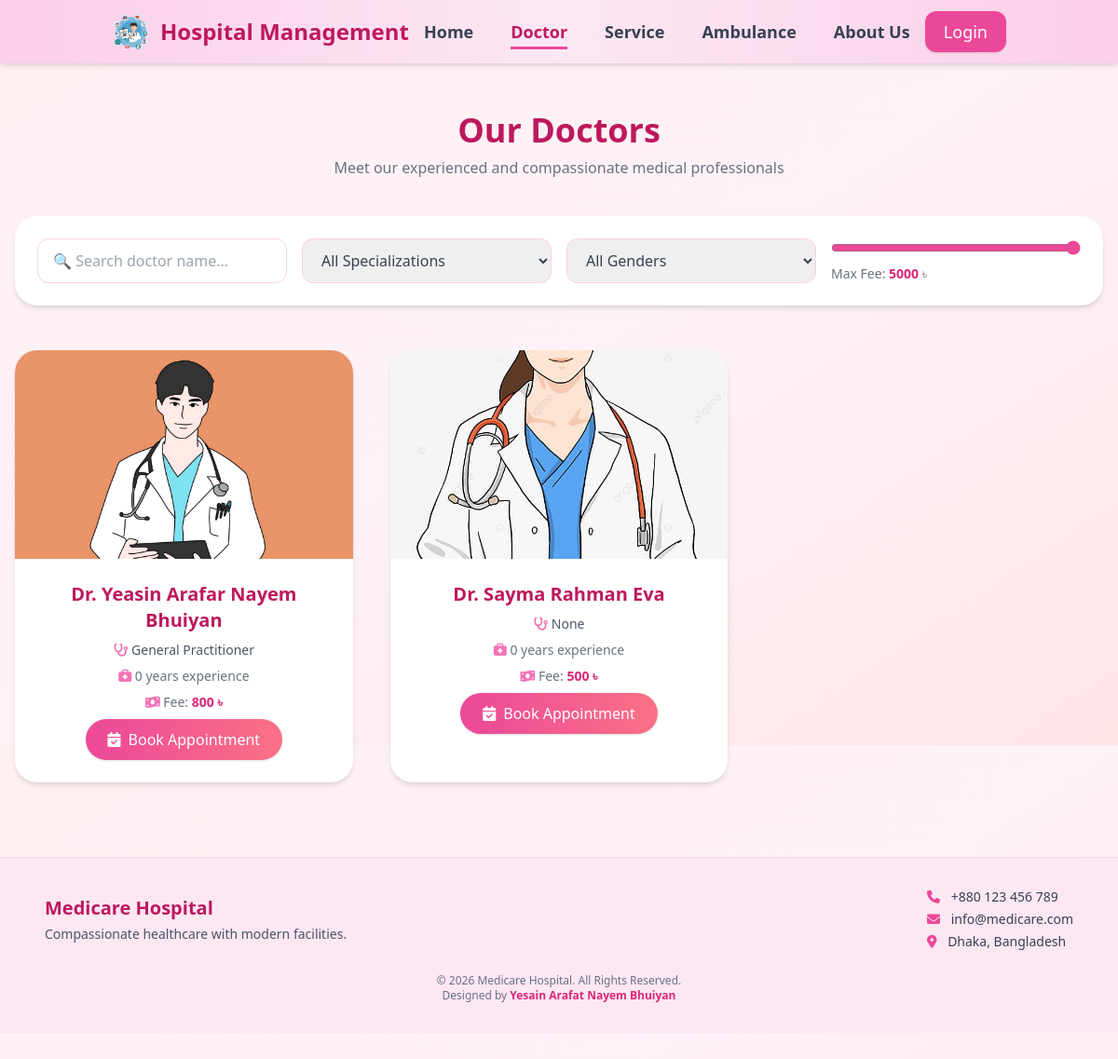
The app's page /doctorinfo/ with its own data.
### doctors/models.py (models this page shows, shortened)
class DoctorProfile(models.Model):
    gender = models.CharField(
    max_length=10,
    choices=[("Male", "Male"), ("Female", "Female"), ("Other", "Other")],
    blank=True,
    null=True
    )
    user = models.OneToOneField(UserProfile, on_delete=models.CASCADE)
    specialization = models.CharField(max_length=500, blank=True, null=True)
    highest_qualification = models.CharField(max_length=500, blank=True, null=True)
    license = models.CharField(max_length=100, blank=True, null=True)
    experience_years = models.PositiveIntegerField(default=0)
    expertise_areas = models.TextField(blank=True, null=True)
    specialized_treatments = models.TextField(blank=True, null=True)
    biography = models.TextField(blank=True, null=True)
    profile_pic = models.ImageField(upload_to="doctor_profiles/", blank=True, null=True)
    address = models.CharField(max_length=255, blank=True, null=True)
    visit_fee = models.CharField(max_length=50, blank=True, null=True)

### accounts/models.py (models this page shows, shortened)
class UserProfile(models.Model):
    USER_TYPE_CHOICES = (('patient', 'Patient'), ('doctor', 'Doctor'))
    username = models.CharField(max_length=150, unique=True)
    current_role = models.CharField(max_length=20, choices=[("doctor","Doctor"),("patient","Patient")], default="patient")
    email = models.EmailField(unique=True)
    name = models.CharField(max_length=255)
    password = models.CharField(max_length=256)
    user_type = models.CharField(max_length=10, choices=USER_TYPE_CHOICES)
    phone = models.CharField(max_length=15, blank=True, null=True)
    age = models.IntegerField(blank=True, null=True)
    address = models.TextField(blank=True, null=True)
    specialization = models.CharField(max_length=100, blank=True, null=True)
    license = models.CharField(max_length=50, blank=True, null=True)
    gender = models.CharField(max_length=10, blank=True, null=True)
    blood_group = models.CharField(max_length=3, blank=True, null=True)
    bio = models.TextField(blank=True, null=True)
    profile_pic = models.ImageField(upload_to="profiles/", blank=True, null=True)
    created_at = models.DateTimeField(auto_now_add=True)
    visit_fee = models.CharField(max_length=50, blank=True, null=True)
    objects = UserManager()

### HospitalManagment/views.py (the view)
# urls.py: path('doctorinfo/', views.doctorpage, name='DoctorInfo'),
def doctorpage(request):
    doctors = DoctorProfile.objects.select_related("user").all()
    return render(request, "doctor.html", {"doctors": doctors})

### doctors/context_processors.py (called while the page is built)
def doctor_context(request):
    user_id = request.session.get("user_id")
    if not user_id:
        return {}
    try:
        doctor = UserProfile.objects.get(id=user_id, user_type="doctor")
        return {"doctor": doctor}
    except UserProfile.DoesNotExist:
        return {}

### patients/context_processors.py (called while the page is built)
def patient_context(request):
    user_id = request.session.get("user_id")
    if not user_id:
        return {}
    try:
        patient = UserProfile.objects.get(id=user_id, user_type="patient")
        return {"patient": patient}
    except UserProfile.DoesNotExist:
        return {}

### templates/doctor.html (shortened to what this page needs)
{% load static %}
<!DOCTYPE html>
<html lang="en">
<head>
  <script src="https://cdn.tailwindcss.com"></script>
  <link
    rel="stylesheet"
    href="https://cdnjs.cloudflare.com/ajax/libs/font-awesome/6.4.2/css/all.min.css"
  />
</head>
<body class="bg-gradient-to-br from-rose-50 via-pink-50 to-rose-100 min-h-screen text-gray-700">
{% include "nav.html" %}
<header class="mt-20 text-center py-10">
  <h1 class="text-4xl font-bold text-pink-700">Our Doctors</h1>
  <p class="text-gray-500 mt-2">
    Meet our experienced and compassionate medical professionals
  </p>
</header>
<main class="max-w-7xl mx-auto px-4 pb-20">
<div class="bg-white rounded-3xl shadow-md p-6 mb-12">
  <div class="grid grid-cols-1 md:grid-cols-4 gap-4">
    <input
      type="text"
      id="searchInput"
      placeholder="🔍 Search doctor name..."
      class="w-full px-4 py-2 border border-pink-200 rounded-xl focus:ring-2 focus:ring-pink-300"
    />
    <select id="specializationFilter"
      class="w-full px-4 py-2 border border-pink-200 rounded-xl">
      <option value="">All Specializations</option>
    </select>
    <select id="genderFilter"
      class="w-full px-4 py-2 border border-pink-200 rounded-xl">
      <option value="">All Genders</option>
    </select>
    <div>
      <input
        type="range"
        id="feeFilter"
        min="0"
        max="5000"
        step="100"
        value="5000"
        class="w-full accent-pink-500"
      />
      <p class="text-sm text-gray-500 mt-1">
        Max Fee:
        <span id="feeValue" class="font-semibold text-pink-600">5000</span> ৳
      </p>
    </div>
  </div>
</div>
{% if doctors %}
<div class="grid grid-cols-1 sm:grid-cols-2 lg:grid-cols-3 gap-10">
{% for doctor in doctors %}
<div
  class="doctor-card bg-white rounded-3xl shadow-md overflow-hidden text-center"
  data-name="{{ doctor.user.name|lower }}"
  data-specialization="{{ doctor.specialization|lower }}"
  data-gender="{{ doctor.user.gender }}"
  data-fee="{{ doctor.user.visit_fee|default:0 }}"
>
  <img
    src="{% if doctor.profile_pic %}
           {{ doctor.profile_pic.url }}
         {% elif doctor.user.gender == 'Female' %}
           {% static 'media/women.jpg' %}
         {% else %}
           {% static 'media/men.jpg' %}
         {% endif %}"
    class="w-full h-56 object-cover"
  />
  <div class="p-6 space-y-2">
    <h3 class="text-xl font-bold text-pink-700">
      Dr. {{ doctor.user.name }}
    </h3>
    <p class="text-gray-600 text-sm">
      <i class="fa-solid fa-stethoscope text-pink-400"></i>
      {{ doctor.specialization|default:"General Practitioner" }}
    </p>
    <p class="text-gray-500 text-sm">
      <i class="fa-solid fa-briefcase-medical text-pink-400"></i>
      {{ doctor.experience_years }} years experience
    </p>
    <p class="text-gray-500 text-sm">
      <i class="fa-solid fa-money-bill-wave text-pink-400"></i>
      Fee:
      <span class="font-semibold text-pink-600">
        {{ doctor.user.visit_fee }} ৳
      </span>
    </p>
    <a
      href="{% url 'LogInSignUppage' %}?next={% url 'book_appointment_with_id' doctor.id %}"
      class="inline-flex items-center gap-2 mt-4 px-6 py-2.5 bg-gradient-to-r from-pink-500 to-rose-400 text-white rounded-full shadow hover:scale-105 transition">
      <i class="fa-solid fa-calendar-check"></i>
      Book Appointment
    </a>
  </div>
</div>
{% endfor %}
</div>
{% else %}
<p class="text-center text-gray-500 text-lg mt-10">
  No doctors available yet 😔
</p>
{% endif %}
</main>
{% include "footer.html" %}
</body>
</html>

### templates/doctor.html (style rules this page uses)
.doctor-card { transition: all 0.3s ease; }

### records on screen
DoctorProfile: user.name "Yeasin Arafar Nayem Bhuiyan", specialization "General Practitioner", experience_years "0", user.visit_fee "800"
DoctorProfile: user.name "Sayma Rahman Eva", specialization "None", experience_years "0", user.visit_fee "500"
